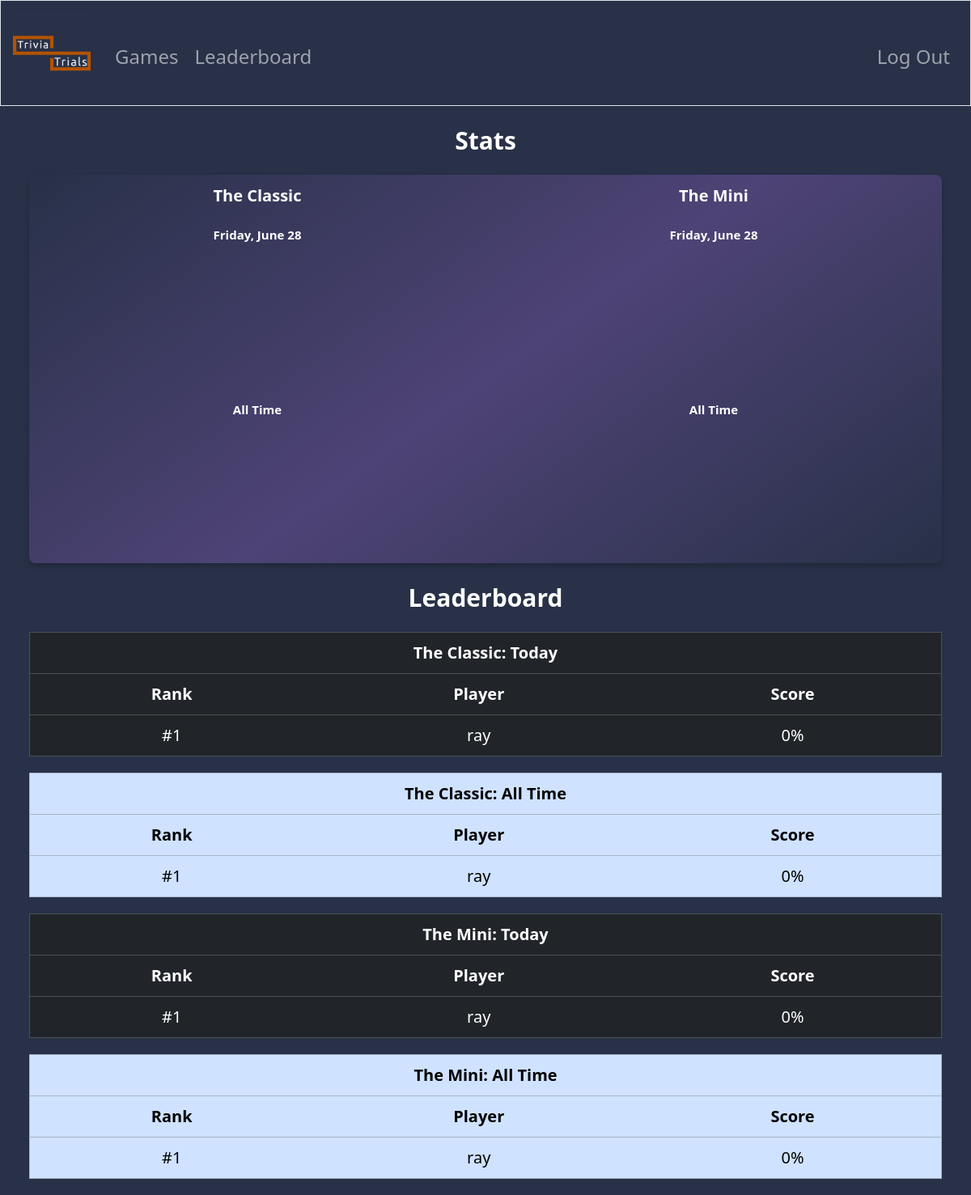
The page /leaderboard (signed in) on the database its author committed.
### tables this page shows
CREATE TABLE "leaderboard" (
    id INTEGER,
    playerName TEXT NOT NULL,
    miniScoreToday INTEGER NOT NULL,
    miniQuestionsToday INTEGER NOT NULL,
    miniScoreAllTime INTEGER NOT NULL,
    miniQuestionsAllTime INTEGER NOT NULL,
    classicScoreToday INTEGER NOT NULL,
    classicQuestionsToday INTEGER NOT NULL,
    classicScoreAllTime INTEGER NOT NULL,
    classicQuestionsAllTime INTEGER NOT NULL,
    classicPercentAllTime REAL GENERATED ALWAYS AS (
        CASE 
            WHEN classicQuestionsAllTime != 0 THEN classicScoreAllTime * 1.0 / classicQuestionsAllTime 
            ELSE 0 
        END
    ) VIRTUAL,
    classicPercentToday REAL GENERATED ALWAYS AS (
        CASE 
            WHEN classicQuestionsToday != 0 THEN classicScoreToday * 1.0 / classicQuestionsToday 
            ELSE 0
        END
    ) VIRTUAL,
    miniPercentToday REAL GENERATED ALWAYS AS (
        CASE 
            WHEN miniQuestionsToday != 0 THEN miniScoreToday * 1.0 / miniQuestionsToday 
            ELSE 0
        END
    ) VIRTUAL,
    miniPercentAllTime REAL GENERATED ALWAYS AS (
        CASE 
            WHEN miniQuestionsAllTime != 0 THEN miniScoreAllTime * 1.0 / miniQuestionsAllTime 
            ELSE 0
        END
    ) VIRTUAL,
    FOREIGN KEY (id) REFERENCES users(id)
);

### app.py (the view)
@app.route("/leaderboard", methods=["GET"])
def leaderboard():
        today = dateCreator()
        classicWinnersToday = db.execute("SELECT playerName, classicPercentToday FROM leaderboard ORDER BY classicPercentToday DESC LIMIT 5")
        classicWinnersAllTime = db.execute("SELECT playerName, classicPercentAllTime FROM leaderboard ORDER BY classicPercentAllTime DESC LIMIT 5")
        miniWinnersToday = db.execute("SELECT playerName, miniPercentToday FROM leaderboard ORDER BY miniPercentToday DESC LIMIT 5")
        miniWinnersAllTime = db.execute("SELECT playerName, miniPercentAllTime FROM leaderboard ORDER BY miniPercentAllTime DESC LIMIT 5")
        for x in range(1, len(classicWinnersToday) + 1):
            classicWinnersToday[x - 1]["rank"] = x
        for x in range(1, len(classicWinnersAllTime) + 1):
            classicWinnersAllTime[x - 1]["rank"] = x
        for x in range(1, len(miniWinnersToday) + 1):
            miniWinnersToday[x - 1]["rank"] = x
        for x in range(1, len(miniWinnersAllTime) + 1):
            miniWinnersAllTime[x - 1]["rank"] = x
        return render_template("leaderboard.html", today=today, classicWinnersToday=classicWinnersToday, classicWinnersAllTime=classicWinnersAllTime, miniWinnersToday=miniWinnersToday, miniWinnersAllTime=miniWinnersAllTime)

### app.py (called while the page is built)
@app.after_request
def after_request(response):
    response.headers["Cache-Control"] = "no-cache, no-store, must-revalidate"
    response.headers["Expires"] = 0
    response.headers["Pragma"] = "no-cache"
    return response

def dateCreator():
    weekday_names = ["Monday", "Tuesday", "Wednesday", "Thursday", "Friday", "Saturday", "Sunday"]
    months = ["January", "February", "March", "April", "May", "June", "July", "August", "September", "October", "November", "December"]
    date = {}
    date["weekday"] = weekday_names[datetime.datetime.now().weekday()]
    date["month"] = months[datetime.datetime.now().month - 1]
    date["day"] = datetime.datetime.now().day
    date["year"] = datetime.datetime.now().year
    return date

### templates/leaderboard.html (shortened to what this page needs)
{% extends "layout.html" %}
{% block main %}
<div class="headerLeaderBoard">
  <p id="statsHeader">
    Stats
  </p>
</div>
<div id="containerOfLeaderBoard" class="button-64PostSubmission">
  <div id="classicTextContainer">
    <p id="classicTextSummary" class="summaryText">The Classic</p>
  </div>
  <div id="classicTodayContainer">
    <div class="todaysClassicContainer">
      <div class="gameDateContainer">
        <p class="dateText">{{today['weekday']}}, {{today['month']}} {{today['day']}}</p>
      </div>
      <div class="pieChartContainer">
        <svg class="pie-chart">
        </svg>
      </div>
    </div>
  </div>
  <div id="classicAllTimeContainer">
    <div class="allTimeClassicContainer">
      <div class="gameDateContainer">
        <p class="dateText">All Time</p>
      </div>
      <div class="pieChartContainer">
        <svg class="pie-chart3">
        </svg>
      </div>
    </div>
  </div>
  <div id="miniTextContainer">
    <p id="miniTextSummary" class="summaryText">The Mini</p>
  </div>
  <div id="miniTodayContainer">
    <div class="todaysMiniContainer">
      <div class="gameDateContainer">
        <p class="dateText">{{today['weekday']}}, {{today['month']}} {{today['day']}}</p>
      </div>
      <div class="pieChartContainer">
        <svg class="pie-chart2">
        </svg>
      </div>
    </div>
  </div>
  <div id="miniAllTimeContainer">
    <div class="allTimeMiniContainer">
      <div class="gameDateContainer">
        <p class="dateText">All Time</p>
      </div>
      <div class="pieChartContainer">
        <svg class="pie-chart4">
        </svg>
      </div>
    </div>
  </div>
</div>
<div class="headerLeaderBoard">
  <p id="statsHeader">
    Leaderboard
  </p>
</div>
<div class="leaderboards">
  <table class="table table-dark">
    <thead>
      <tr>
        <th colspan="3" class="text-center">The Classic: Today</th>
      </tr>
      <tr>
        <th class="text-center">Rank</th>
        <th class="text-center">Player</th>
        <th class="text-center">Score</th>
      </tr>
    </thead>
    <tbody>
      {% for player in classicWinnersToday %}
      <tr>
        <td class="text-center">#{{ player["rank"] }}</td>
        <td class="text-center">{{ player["playerName"] }}</td>
        <td class="text-center">{{ (player["classicPercentToday"] * 100) | int }}%</td>
      </tr>
      {% endfor %}
    </tbody>
  </table>
  <table class="table table-primary">
    <thead>
      <tr>
        <th colspan="3" class="text-center">The Classic: All Time</th>
      </tr>
      <tr>
        <th class="text-center">Rank</th>
        <th class="text-center">Player</th>
        <th class="text-center">Score</th>
      </tr>
    </thead>
    <tbody>
      {% for player in classicWinnersAllTime %}
      <tr>
        <td class="text-center">#{{ player["rank"] }}</td>
        <td class="text-center">{{ player["playerName"] }}</td>
        <td class="text-center">{{ (player["classicPercentAllTime"] * 100) | int }}%</td>
      </tr>
      {% endfor %}
    </tbody>
  </table>
  <table class="table table-dark">
    <thead>
      <tr>
        <th colspan="3" class="text-center">The Mini: Today</th>
      </tr>
      <tr>
        <th class="text-center" colspan="1">Rank</th>
        <th class="text-center" colspan="1">Player</th>
        <th class="text-center" colspan="1">Score</th>
      </tr>
    </thead>
    <tbody>
      {% for player in miniWinnersToday %}
      <tr>
        <td class="text-center">#{{ player["rank"] }}</td>
        <td class="text-center">{{ player["playerName"] }}</td>
        <td class="text-center">{{ (player["miniPercentToday"] * 100) | int }}%</td>
      </tr>
      {% endfor %}
    </tbody>
  </table>
  <table class="table table-primary">
    <thead>
      <tr>
        <th colspan="3" class="text-center">The Mini: All Time</th>
      </tr>
      <tr>
        <th class="text-center"><span>Rank</span></th>
        <th class="text-center">Player</th>
        <th class="text-center">Score</th>
      </tr>
    </thead>
    <tbody>
      {% for player in miniWinnersAllTime %}
      <tr>
        <td class="text-center">#{{ player["rank"] }}</td>
        <td class="text-center">{{ player["playerName"] }}</td>
        <td class="text-center">{{ (player["miniPercentAllTime"] * 100) | int }}%</td>
      </tr>
      {% endfor %}
    </tbody>
  </table>
</div>
{% endblock %}

### static/styles.css (style rules this page uses)
:root { font-size: 20px; }
body { height: 100dvh; background-color:#283148; }
#classicText, #miniText, #classicTextSummary, #miniTextSummary, #classicTextSummary2 { vertical-align: middle; text-align: center; }
.button-64PostSubmission { background-image: linear-gradient(144deg,#283148 0%, #4e4376 51%, #283148 100%); border: none; border-radius: 8px; box-shadow: 0 4px 8px rgba(0, 0, 0, 0.2); box-sizing: border-box; color: #FFFFFF; font-size: 20px; line-height: 1rem; max-width: 100%; min-width: 140px; padding: 0px; text-decoration: none; user-select: none; -webkit-user-select: none; touch-action: manipulation; white-space: nowrap; cursor: default; margin-left: 3%; margin-right: 3%; margin-top: 2dvh; margin-bottom: 2dvh; }
#classicTextSummary, #classicTextSummary2 { color: white; }
#miniTextSummary { color: white; }
.summaryText { font-size: 1rem; color: white; font-weight: bold; margin-bottom: 0; }
.dateText, .dateText2 { font-weight: bold; color: white; font-size: .75rem; text-align: center; justify-content: center;; margin-bottom: 1dvh; }
.gameDateContainer { margin: 2dvh; margin-bottom: 1dvh; }
.pieChartContainer { display: grid; justify-content: center; margin-top: 2vh; }
#containerOfLeaderBoard { display: grid; grid-template-columns: 1fr 1fr; grid-template-rows: .1fr 1fr 1fr; grid-template-areas: "classicText miniText" "classicToday miniToday" "classicAllTime miniAllTime"; height: 60dvh; margin-top: 0; }
#classicTextContainer { grid-area: classicText; margin-top: 2dvh; height: 4dvh; }
#classicTodayContainer { grid-area: classicToday; height: 5dvh; }
#classicAllTimeContainer { grid-area: classicAllTime; height: 10dvh; }
#miniTextContainer { grid-area: miniText; margin-top: 2dvh; height: 2dvh; }
#miniTodayContainer { grid-area: miniToday; height: 2dvh; }
#miniAllTimeContainer { grid-area: miniAllTime; height: 2dvh; }
#statsHeader { font-weight: bold; color: white; text-align: center; justify-content: center; font-size: 1.2rem; margin-top: 1rem; margin-bottom: 1rem; }
table { border: 1px solid; }
thead { background-color: blue; }
.leaderboards { max-width: 100%; min-width: 141px; display: grid; place-items: center; margin-left: 3%; margin-right: 3%; }
@media screen and (min-width: 1110px) { .allTimeClassicContainer { place-self: center; } }
@media screen and (min-width: 1110px) { #statsHeader { font-size: 1.5rem; } }

### rows shown on the page
leaderboard: rank "1", playerName "ray", classicPercentToday "0", classicPercentAllTime "0", miniPercentToday "0", miniPercentAllTime "0"

### other values the page prints
{{ today['weekday'] }} "Friday"
{{ today['month'] }} "June"
{{ today['day'] }} "28"
